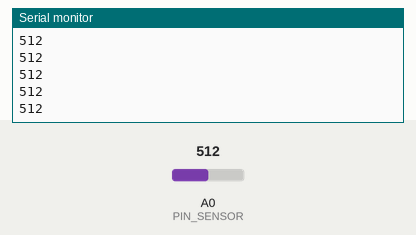
This sketch was run on a simulated Arduino Uno, built with avr-gcc and run on an emulated ATmega328P. On the bench: the last lines printed to the serial monitor. Inputs (shaded band) come from the test bench; at power-on: A0 (PIN_SENSOR) = 512.

Above: at 1.2 s.
1.3 s: A0 (PIN_SENSOR) set to 716
At 2.0 s:
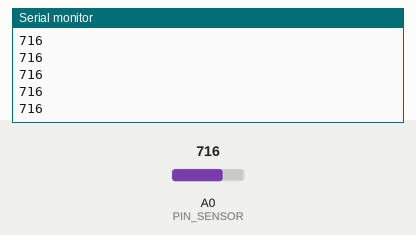
2.8 s: A0 (PIN_SENSOR) set to 900
At 3.6 s:
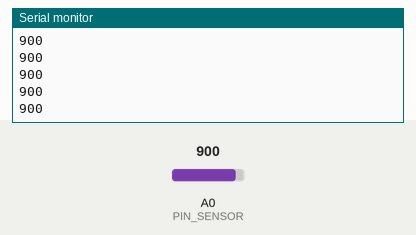
Timing chart, 0 to 5.8 s (numbered marks = the images above; inputs shaded):
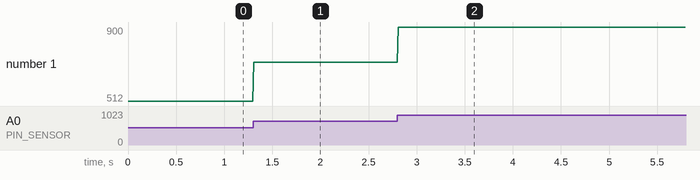

The sketch:

depremSensoru1.ino
```cpp
#define PIN_SENSOR  A0


void setup() {
  Serial.begin(9600);
}

void loop() {
  serial_Handle();
}


void serial_Handle(){
  Serial.println(analogRead(PIN_SENSOR));
  delay(10);
}
```

Measured:
- after the input at 1.3 s, the serial monitor: prints a new line at once (image 1)
- after the input at 2.8 s, the serial monitor: prints a new line at once (image 2)
- plotted number 1: 512 → 716 after the input at 1.3 s, 716 → 900 after the input at 2.8 s
